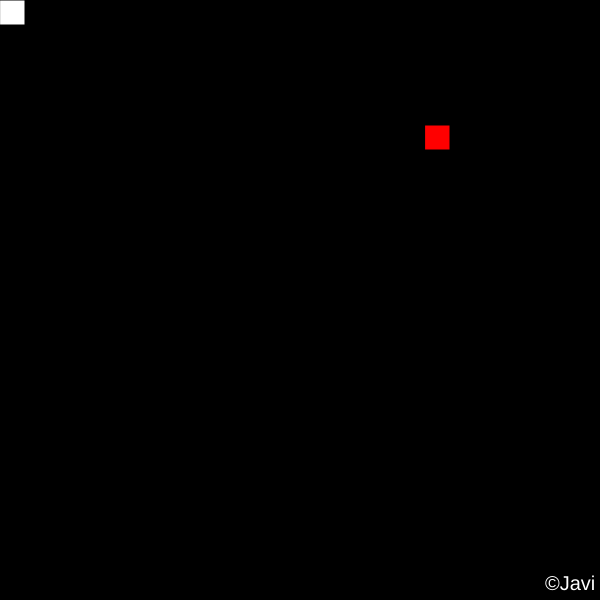
Frame 1 (no input)
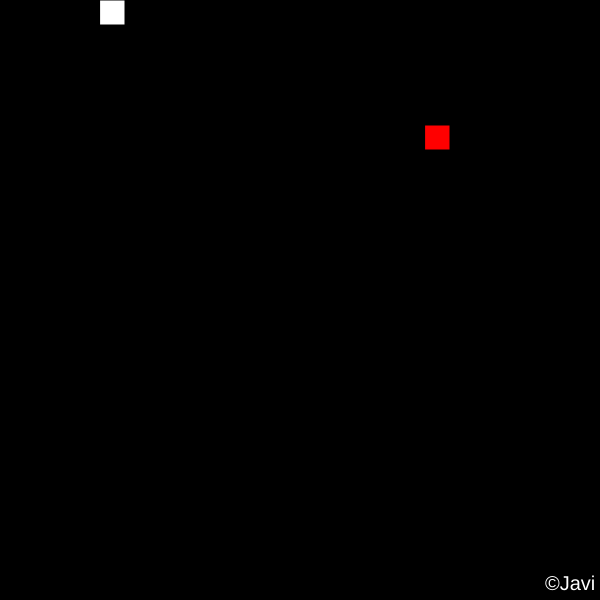
Frame 60 (no input)
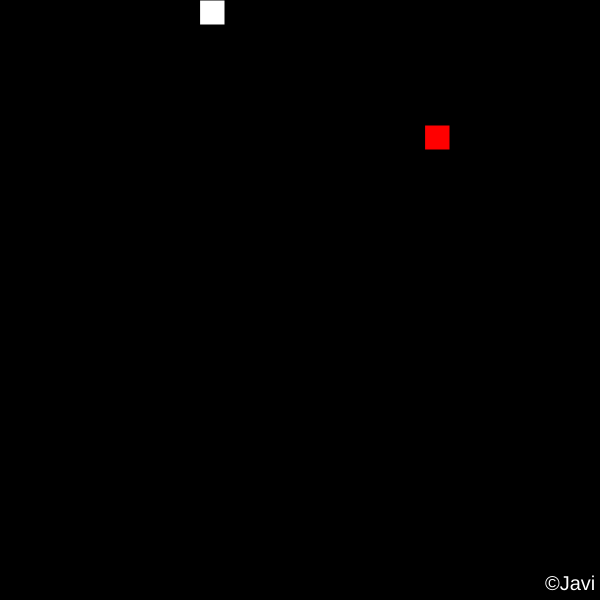
Frame 120 (the mouse pressed at the canvas centre since frame 60)

The p5.js sketch that drew these frames (run headless with seeded random() and noise() and a simulated clock; from frame 60 on, the mouse is pressed at the canvas centre):

// p5.js sketch
// ── sketch.js
var head = [],
  body = [],
  bodyx = [],
  bodyy = [],
  stop = 0;

function setup() {
  createCanvas(600, 600);
  background(0);
  head.push(new Head());
  body.push(new Body());
}

function draw() {
  background(0);
  if (stop == 0) {
    for (var i = 0; i < head.length; i++) {
      head[i].display();
      head[0].reset;
      head[i].move();
      head[0].food();
    }
  }
  if (stop == 0) {
    for (var l = 0; l < body.length; l++) {
      body[l].display();
    }
  }
  textSize(20);
  fill(255);
  text("©Javi", width - 55, height - 10);
  if (stop == 1) {

  }
}

function Head() {
  this.x = 0;
  this.y = 0;
  this.len = 13;
  this.time = 0;
  this.speedX = 25;
  this.speedY = 0;
  this.foodX = random(width / 25);
  this.foodY = random(height / 25);
  this.foodX = round(this.foodX);
  this.foodY = round(this.foodY);
  if (this.foodX > width / 25 - 1) {
    this.foodX--;
  }
  if (this.foodY > height / 25 - 1) {
    this.foodY--;
  }
  this.display = function() {
    fill(255);
    rect(this.x, this.y, 25, 25);
  }

  this.food = function() {
    //display
    fill(255, 0, 0);
    rect(this.foodX * 25, this.foodY * 25, 25, 25);
    //eat
    if (this.foodX * 25 == this.x && this.foodY * 25 == this.y) {
      this.foodX = random(width / 25);
      this.foodY = random(height / 25);
      this.foodX = round(this.foodX);
      this.foodY = round(this.foodY);
      if (this.foodX > width / 25 - 1) {
        this.foodX--;
      }
      if (this.foodY > height / 25 - 1) {
        this.foodY--;
      }
      bodyx.push(this.x);
      bodyy.push(this.y);
      body.push(new Body());
      if (this.len > -1) {
        this.len = this.len - 0.5;
      }
    }
  };
  this.move = function() {
    if (keyIsDown(UP_ARROW) && this.speedY == 0) {
      this.speedX = 0;
      this.speedY = -25;
    }
    if (keyIsDown(DOWN_ARROW) && this.speedY == 0) {
      this.speedX = 0;
      this.speedY = 25;
    }
    if (keyIsDown(LEFT_ARROW) && this.speedX == 0) {
      this.speedX = -25;
      this.speedY = 0;
    }
    if (keyIsDown(RIGHT_ARROW) && this.speedX == 0) {
      this.speedX = 25;
      this.speedY = 0;
    }

    if (this.time > this.len) {
      this.x = this.x + this.speedX;
      this.y = this.y + this.speedY;
      this.time = 0;
      bodyx.push(this.x);
      bodyy.push(this.y);
      bodyx.splice(0, 1);
      bodyy.splice(0, 1);
      //stop
      if (this.x > width || this.x < 0) {
        stop = 1;
      }
      if (this.y > height || this.y < 0) {
        stop = 1;
      }
      for (var c = 0; c < bodyx.length - 1; c++) {
        if (bodyx[c] == this.x && bodyy[c] == this.y) {
          stop = 1;
        }
      }
      //stop
    }
    this.time++;
  };
}

function Body() {
  this.time = 0;
  this.display = function() {
    for (var i = 0; i < bodyx.length; i++) {
      fill(255);
      rect(bodyx[i], bodyy[i], 25, 25);
    }
  };
}

// ── button.js
function button() {
  var h = 300,
    w = 300,
    bx = width / 2 - w / 2,
    by = height / 2 - h / 2;
  var x = map(mouseX, bx, bx + w, 0, 1);
  var y = map(mouseY, by, by + h, 0, 1);
  if (x > 0 && x < 1 && y > 0 && y < 1) fill(150);
  else fill(255);
  rect(bx, by, w, h);
  if (mouseIsPressed && x > 0 && x < 1 && y > 0 && y < 1) reset();
}

function reset() {
  head = [],
  body = [],
  bodyx = [],
  bodyy = [],
  stop = 0;
  head.push(new Head());
  body.push(new Body());
  stop = 0;
}
